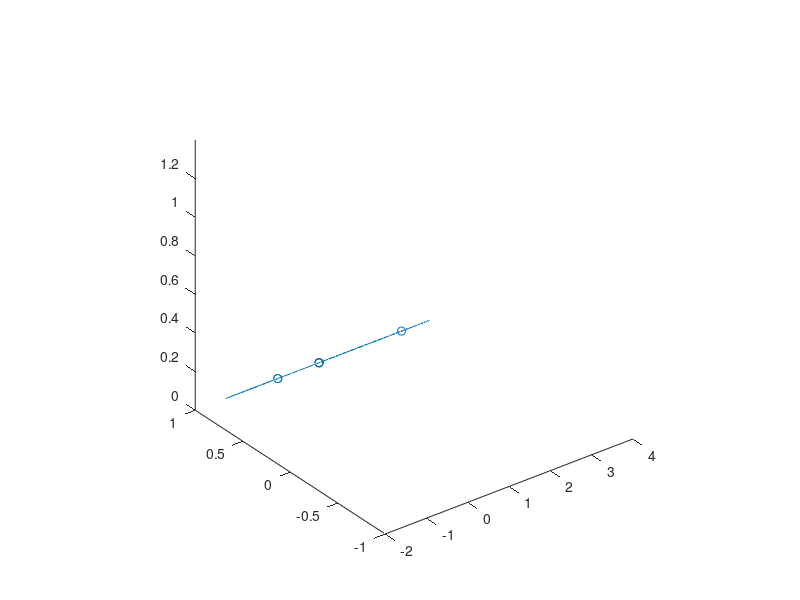
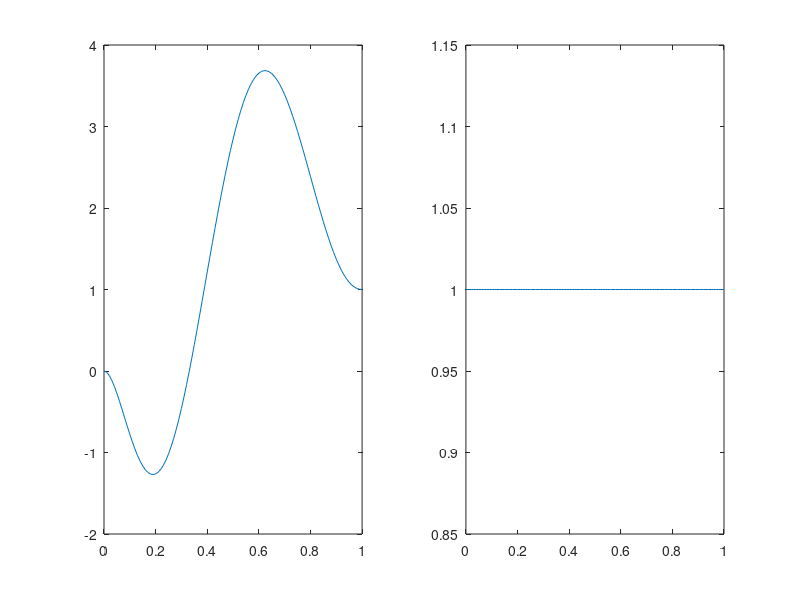

MATLAB code for these plots, in order:
ps =[ 0,0,0; 
      -2, 0 ,0;
      -2, .8 , 4,
      -2, -.2 , 4,
      -6, 0 ,-3,
       
      8,0,-3
      2,0,2
      2,0,2
      1.8,0,1.8
       2,0,1 ]'*.555;
   
   ps =[ 0,1,0; 
      0,1,0;
      -10,1,0;
      14,1,0;
      3,1,0;
      1,1,0;
      1,1,0]';
   
   
  
  
[M N]=size(ps);

T = 0:.01:1;
Pos = zeros(M,length(T));

clf
figure(1)
h = plot3(Pos(1,1),Pos(2,1),Pos(3,1));
hold on
axis([-2.0000         4   -1.0000    1.0000         0    1.4000])
axis square
h2 = plot3(Pos(1,1),Pos(2,1),Pos(3,1),'ko');

scatter3(ps(1,:),ps(2,:),ps(3,:))

for tsub = 1:length(T)
    t = T(tsub);
    for i=0:(N-1)
       Pos(:,tsub) = Pos(:,tsub)+nchoosek(N-1,i)*(1-t)^(N-1-i)*t^i*ps(:,i+1);
    end
    
    set(h,'Xdata',Pos(1,1:tsub));
    set(h,'Ydata',Pos(2,1:tsub));
    set(h,'Zdata',Pos(3,1:tsub));
    
    set(h2,'Xdata',Pos(1,tsub),'Ydata',Pos(2,tsub),'Zdata',Pos(3,tsub));
    
    
    pause(.001);
end

figure(2)
clf
subplot(121)
plot(T,Pos(1,:));
subplot(122)
plot(T,Pos(2,:));
